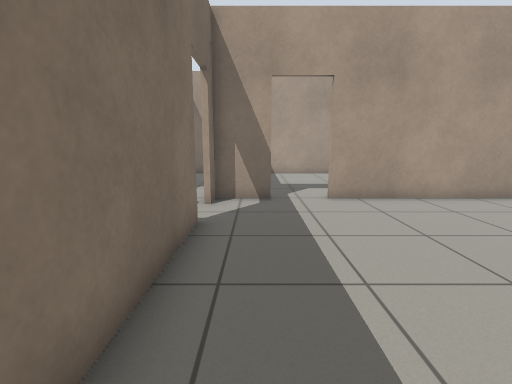
[1] (above)

17 first-person views from a walk through a world built for the Gazebo simulator. The camera is 0.94 m above the floor, tilts 10° down and sees 85° across. The floor is counted in squares, 0.5 m on a side. Each view is taken from the middle of a square. On the plan, view 1 faces up. The plan holds only what a view shows up to about 16 squares ahead; the rest is blank.

[2]
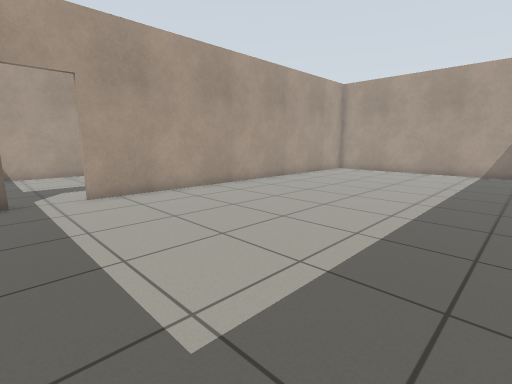

[3]
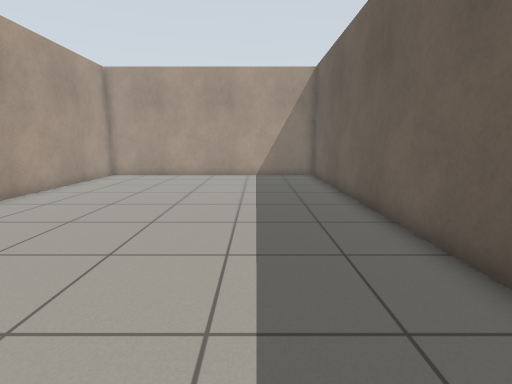

[4]
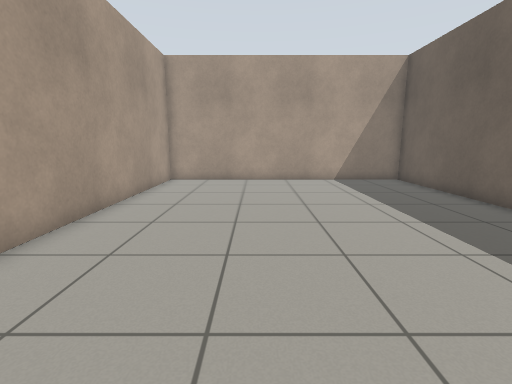

[5]
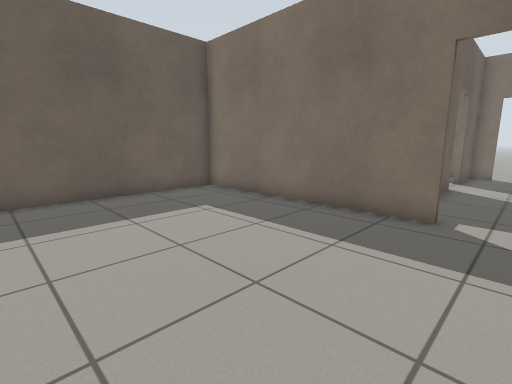

[6]
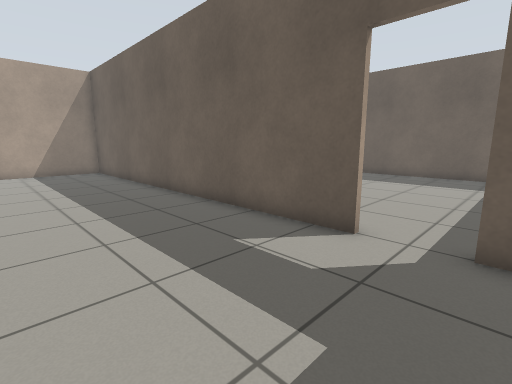

[7]
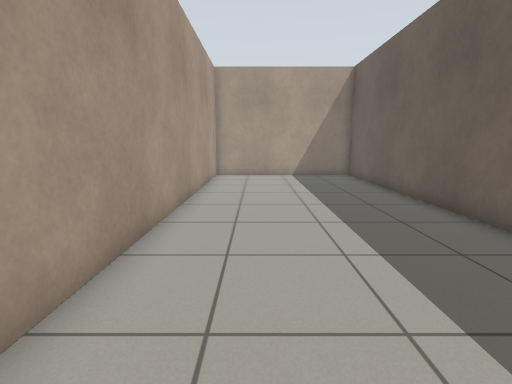

[8]
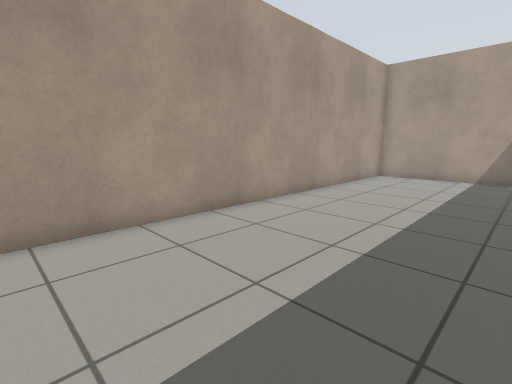

[9]
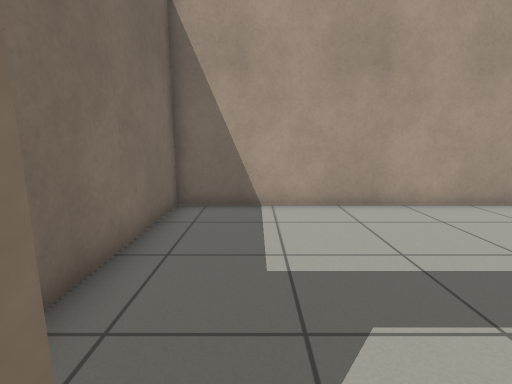

[10]
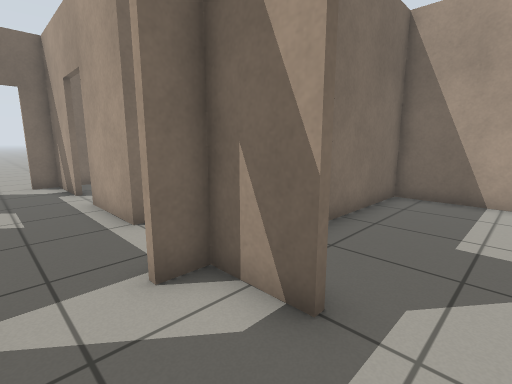

[11]
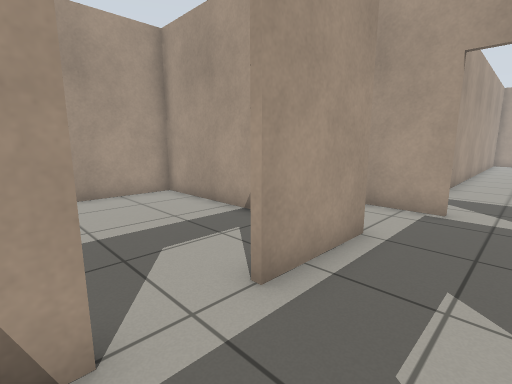

[12]
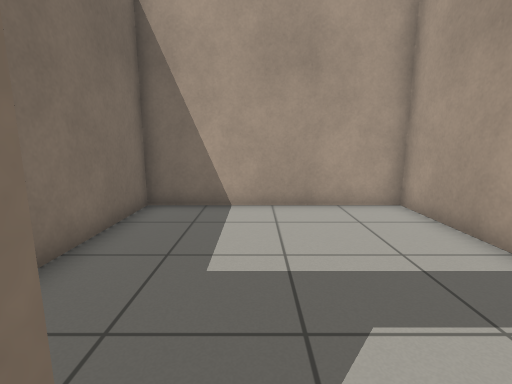

[13]
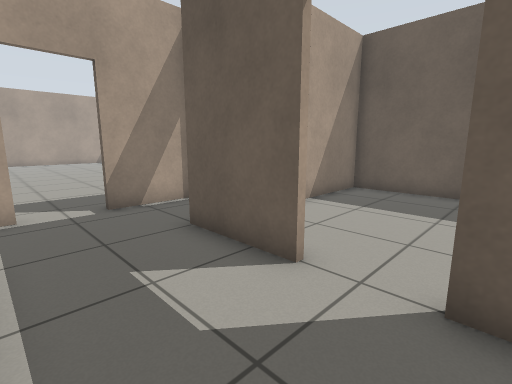

[14]
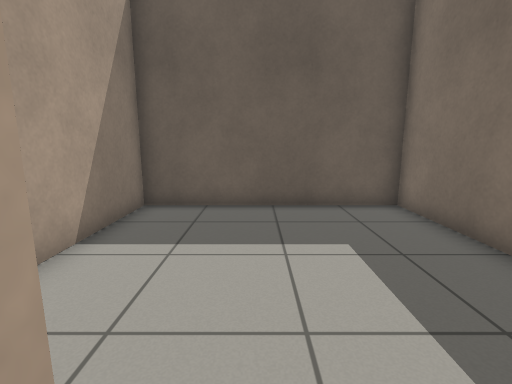

[15]
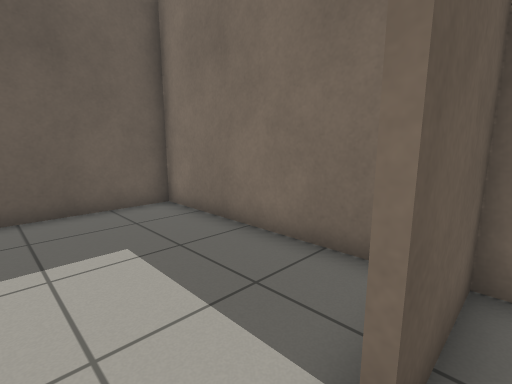

[16]
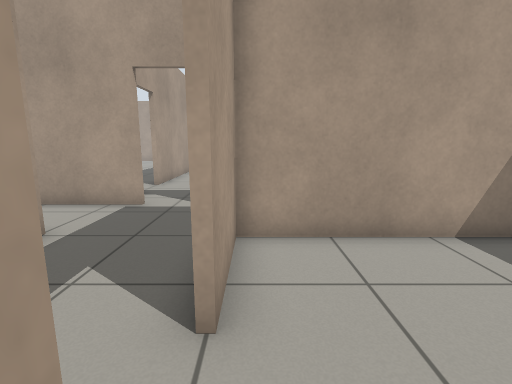

[17]
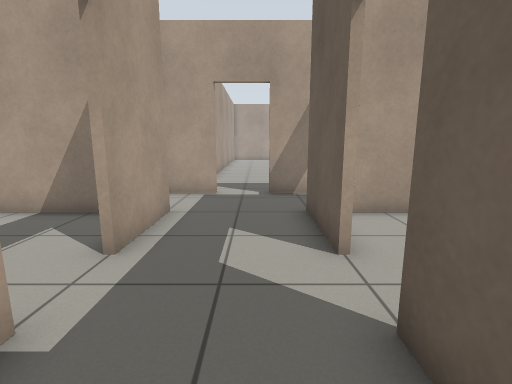

### Floor plan
Ten units are one square. View 1 is at (0, 0); x grows to the right and y downward. Boxes are objects, and circles mark ways between rooms. Rooms are numbered by the first view taken in them; rooms with no view inside come last. Other rooms are left out.
<svg viewBox="-129 -178 328 206">
<path fill="none" stroke="#000" d="M6 -94 -4 -94M-14 -66 -14 23 193 23 193 -101M-14 -94 -14 -85M194 -94 25 -94M24 -96 194 -96M0 -96 5 -96M193 -101 193 -173 -14 -173 -14 -119M-16 -84 -16 -116M-4 -94 -14 -94M-44 -94 -76 -94M-16 -39 -16 -65M-76 -56 -44 -56M-94 -94 -124 -94M-123 -56 -95 -56M-123 -106 -123 -85M-123 -50 -123 23 -46 23 -46 -54 -75 -54M-46 -112 -46 -173 -123 -173 -123 -129"/>
<circle cx="15" cy="-100" r="3" fill="#2a7"/>
<circle cx="-10" cy="-75" r="3" fill="#2a7"/>
<circle cx="-85" cy="-60" r="3" fill="#2a7"/>
<circle cx="-85" cy="-100" r="3" fill="#2a7"/>
<text x="90" y="-40">1</text>
<text x="90" y="-130">2</text>
<text x="-10" y="-80">3</text>
<text x="-80" y="-20">4</text>
<text x="-80" y="-140">5</text>
</svg>
Room 1 opens to room 2. Room 1 opens to room 3. Room 3 opens to room 4. Room 3 opens to room 5.

Where each view was taken, in squares from view 1:
view 1: 0 up, 0 right, facing up
view 2: 1 down, 0 right, facing up-right
view 3: 1 up, 3 right, facing right
view 4: 5 up, 5 right, facing right
view 5: 8 up, 6 right, facing down-left
view 6: 15 up, 0 right, facing down-right
view 7: 15 up, 3 right, facing right
view 8: 11 up, 3 right, facing up-right
view 9: 9 up, 1 right, facing up
view 10: 7 up, 2 right, facing up-left
view 11: 7 up, 10 left, facing up-right
view 12: 9 up, 9 left, facing up
view 13: 9 up, 10 left, facing down-right
view 14: 6 up, 8 left, facing down
view 15: 6 up, 8 left, facing down-left
view 16: 5 up, 10 left, facing right
view 17: 7 up, 12 left, facing right
